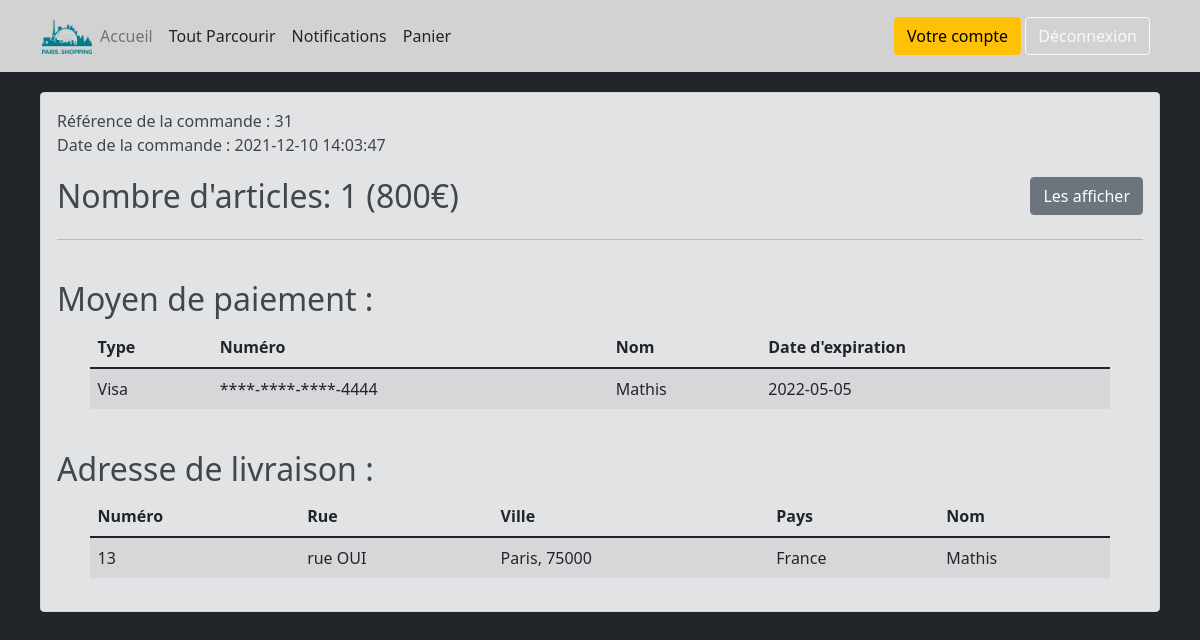
The app's page /index.php?page=commande&id=31 (signed in) with its own data.
### tables this page shows
CREATE TABLE IF NOT EXISTS `commandelog` (
    `idCommandeLog` int(11) NOT NULL AUTO_INCREMENT,
    `dateCommande` datetime NOT NULL,
    `utilisateurId` int(5) UNSIGNED NOT NULL DEFAULT '0',
    `idAdresseLog` int(11) NOT NULL,
    `idPaiementLog` int(11) NOT NULL,
    PRIMARY KEY (`idCommandeLog`),
    KEY `RefUtilisateurId` (`utilisateurId`),
    KEY `RefidAdresseLog` (`idAdresseLog`),
    KEY `RefidPaiementLog` (`idPaiementLog`)
    );

CREATE TABLE IF NOT EXISTS `paiementlog` (
    `idPaiementLog` int(11) NOT NULL AUTO_INCREMENT,
    `typeCarte` varchar(100) NOT NULL,
    `numeroCarte` varchar(100) NOT NULL,
    `nomCarte` varchar(255) NOT NULL,
    `dateExpiration` date NOT NULL,
    `codeSecurite` varchar(4) NOT NULL,
    `idCommandeLog` int(11) DEFAULT NULL,
    PRIMARY KEY (`idPaiementLog`),
    KEY `RefidCommandeLog` (`idCommandeLog`)
    );

CREATE TABLE IF NOT EXISTS `adresselog` (
    `idAdresseLog` int(11) NOT NULL AUTO_INCREMENT,
    `numeroVoie` varchar(100) DEFAULT NULL,
    `rue` varchar(100) NOT NULL,
    `ville` varchar(100) NOT NULL,
    `codePostal` int(11) NOT NULL,
    `nom` varchar(100) NOT NULL,
    `idCommandeLog` int(11) DEFAULT NULL,
    `pays` varchar(100) NOT NULL,
    PRIMARY KEY (`idAdresseLog`),
    KEY `RefidCommandeLog` (`idCommandeLog`)
    );

### src/bdd/connectBDD.php (called while the page is built, shortened)
<?php
function requeteSqlArray($requeteString, $pdo)
{
    $query = $pdo->query($requeteString);
    return $query->fetchAll();
}

### src/view/page/commande.php (the view, shortened to what this page needs)
<?php
     if(isset($_GET['id'])){
        $commande = requeteSqlArray("SELECT * from commandeLog where idCommandeLog = '{$_GET['id']}' and utilisateurId = '{$_SESSION['idUtilisateur']}'",$pdo);
        if(sizeof($commande)==1 ){
            $paiementLog = requeteSqlArray("SELECT * from paiementLog WHERE idCommandeLog = '{$commande[0]['idCommandeLog']}'",$pdo);
            $adresseLog = requeteSqlArray("SELECT * from adresseLog WHERE idCommandeLog = '{$commande[0]['idCommandeLog']}'",$pdo);
            $totalPrix=0;
            $articlesLog = requeteSqlArray("SELECT * from articleLog WHERE commandeLogId = '{$commande[0]['idCommandeLog']}'",$pdo);
            foreach($articlesLog as $a){
                $totalPrix+=$a['prixAchat'];
            }
        }
    }
?>
<?php if(!isset($_GET['id']) ||sizeof($commande)==0 || sizeof($commande)>1 || !LOGGED) : ?>
    <div class="d-flex justify-content-center text-danger">Aucune commande trouvée</div>
<?php else : ?>
    <div class="alert alert-secondary" >
        <div>Référence de la commande : <?php echo $commande[0]['idCommandeLog'] ;?></div>
        <div>Date de la commande : <?php echo $commande[0]['dateCommande'] ?></div>
        <div class="flexEspaceEntre" style="margin-top:20px;">
            <h2 >Nombre d'articles: <?php echo count($articlesLog); ?> (<?php echo $totalPrix; ?>€)</h2>
            <div>
                <button id="afficherArticles" type="button" style="color:white" class="btn btn-secondary " onclick="afficherOuPas('articlesLogs')">Les afficher</button></h1>
            </div>
        </div>
   <hr>
            <h2 class="text" style='margin-top:40px;'>Moyen de paiement :</h2>
        <div id="paiementAffichage" style="margin:3%;margin-top:0px;">
            <table class="table table-striped"  >
                <thead>
                    <tr>
                        <th scope="col">Type</th>
                        <th scope="col">Numéro</th>
                        <th scope="col">Nom</th>
                        <th scope="col">Date d'expiration</th>
                    </tr>
                </thead>
                <tbody>
                            <tr>
                                <?php
                                echo "<td>". $paiementLog[0]['typeCarte'] ."</td>";
                                echo  "<td>****-****-****-" . substr($paiementLog[0]['numeroCarte'], -4)."</td>";
                                echo "<td>". $paiementLog[0]['nomCarte']."</td>";
                                echo "<td>".  $paiementLog[0]['dateExpiration']."</td>";
                                ?>
                            </tr>
                </tbody>
            </table>
        </div>
        <h2 class="text" style='margin-top:40px;'>Adresse de livraison :</h2>
        <div id="adresseAffichage" style="margin:3%;margin-top:0px;margin-bottom:0px;">
            <table class="table table-striped"  >
                <thead>
                    <tr>
                    <th scope="col">Numéro</th>
                    <th scope="col">Rue</th>
                    <th scope="col">Ville</th>
                    <th scope="col">Pays</th>
                    <th scope="col">Nom</th>
                    </tr>
                </thead>
                <tbody>
                            <tr>
                                <?php
                                echo "<td>". $adresseLog[0]['numeroVoie'] ."</td>";
                                echo  "<td>" . $adresseLog[0]['rue']."</td>";
                                echo "<td>". $adresseLog[0]['ville'].", " . $adresseLog[0]['codePostal']."</td>";
                                echo "<td>". $adresseLog[0]['pays']."</td>";
                                echo "<td>".  $adresseLog[0]['nom']."</td>";
                                ?>
                            </tr>
                </tbody>
            </table>
        </div>
     </div>
<?php endif; ?>

### src/css/main.css (style rules this page uses)
body { --bs-bg-opacity: 1; background-color: rgba(var(--bs-dark-rgb),var(--bs-bg-opacity))!important; margin: 0 0 10%; padding:0; height:100%; min-height: 100vh; }
html, body { height: 100%; }
.flexEspaceEntre { display: flex; flex-direction: row; justify-content: space-between; }

### records on screen
commandelog: idCommandeLog "31", dateCommande "2021-12-10 14:03:47"
paiementlog: typeCarte "Visa", numeroCarte "4444", nomCarte "Mathis", dateExpiration "2022-05-05"
adresselog: numeroVoie "13", rue "rue OUI", ville "Paris", codePostal "75000", pays "France", nom "Mathis"

### other values on screen
count($articlesLog) "1"
$totalPrix "800"
